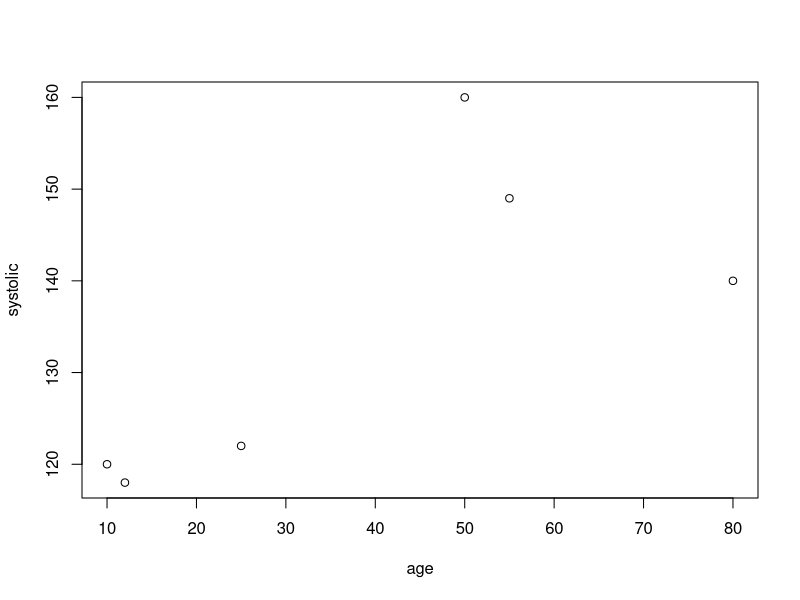
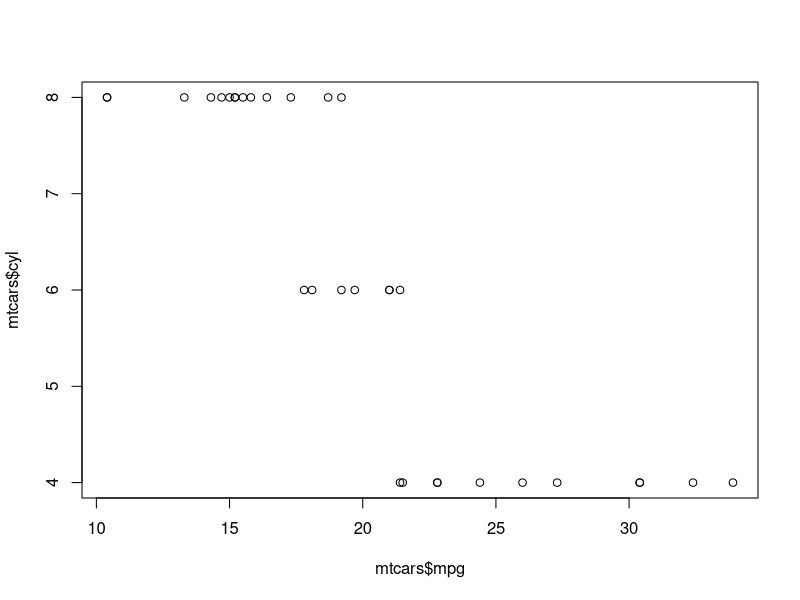
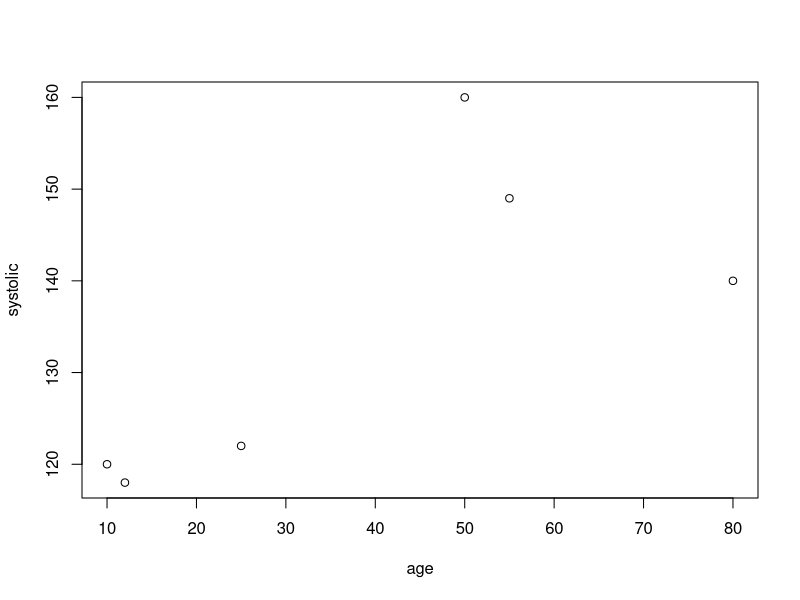

Generate these figures, in order, with R: (Note: this script raises an error after producing the figures.)
###################################################################	
### <October 4 2020> Min Lu
###
###  
###
###################################################################	
### 
### Topic 1 
### R section for BST 625
### Statistical Computing
### Fall 2020
### ------------------------------------------------------------
###  Min Lu, PhD                     m.lu6@umiami.edu
###                                  phone: 305-243-5473
###  Research Assistant Professor, Division of Biostatistics           
###  Clinical Research Building
###  1120 NW 14th Street, Room 1059
###  University of Miami, Miami FL 33136
###
###  -------------------------------------------------------------
###  THIS PROGRAM SHOULD NOT BE COPIED, USED, MODIFIED, OR 
###  DISSEMINATED IN ANY WAY WITHOUT SPECIFIC WRITTEN PERMISSION 
###  FROM THE AUTHOR.
###
###################################################################

x <- 63
########## R1_Intro.ppt Slides 1 to 6 ## familiar with R studio
age <- c(10, 12, 25, 50, 55, 80)       # initialize a vector
systolic <- c(120, 118, 122, 160, 149, 140)


plot(age, systolic) # make a plot


pdf("example.pdf", width = 5, height = 5)
plot(age, systolic)
dev.off()

########## R1_Intro.ppt Slides 7 to 12 ## environment

plot(mtcars$mpg, mtcars$cyl)

x <- 1
ls()    # print objects in your Global Environment
e <- new.env()  # create new environment e
e$a <- FALSE
e$b <- "a"
e$c <- 2.3
e$d <- 1:3
rm(e)  # remove environment e  
rm(x)  # remove object x from global environment

search() # display all enviornments in your RAM

ls("package:stats")  # print objects in package "stats"

install.packages("xfun")  # install a package
library("xfun")           # load a package
require("xfun")           # load a package


########## R1_Intro.ppt Slides 13 to 22 ## function usage                             

age <- c(10, 12, 25, 50, 55, 80)
mean(age) # calculate the average/mean
mean(x = age, trim = 0.2, na.rm = TRUE) # trimmed mean

mean(c(12, 25, 50, 55))

mean(age, 0.2, TRUE)  # the same as mean(x = age, trim = 0.2, na.rm = TRUE)
mean(age, 0.2)        # the same as mean(x = age, trim = 0.2, na.rm = FALSE)

########## R1_Intro.ppt Slides 23 to 25 ## initialize a vector 

lgl_var <- c(TRUE, FALSE) # logical
int_var <- c(1L, 6L, 10L) # integer
dbl_var <- c(1, 2.5, 4.5) # double
chr_var <- c("these are", "some strings") # "character"

typeof(lgl_var) 

typeof(int_var) 

typeof(dbl_var) 

typeof(chr_var) 

########## R1_Intro.ppt Slides 26 to 28 ##  a vector
names <- c("Raymond", "Lori", "Mary", "Andrew")
heightInInches <- c(67, 62, 60.01, 68)
isFemale <- c(FALSE, TRUE, TRUE, FALSE) 

baliseList <- list(names, heightInInches, isFemale) ## initialize a list
baliseList

## initialize a named list
baliseNamedList <- list(names = names, height = heightInInches, isFemale = isFemale)

print(baliseNamedList)

baliseNamedList$names

########## R1_Intro.ppt Slides 28 to 32 ## Looking at Big/Complicated Lists
balises <- baliseList
balises
print(balises)
(balises <- baliseList)
str(balises)
########## R1_Intro.ppt Slide 32 ## Looking at An Object
age <- c(10, 12, 25, 50, 55, 80)
systolic <- c(120, 118, 122, 160, 149, 140)
theModel <- lm(systolic~age)
str(theModel)

summary(theModel)



################## R1_RMarkdown.ppt slides 9
################## R style guide

## comments are retained; a comment block will be
## reflowed if it contains long comments;
#' roxygen comments will not be wrapped in any case
1 + 1

if (TRUE) {
  x = 1  # inline comments
} else {
  x = 2
  print("Oh no... ask the right bracket to go away!")
}
1 * 3  # one space before this comment will become two!
2 + 2 + 2  # only 'single quotes' are allowed in comments

lm(y ~ x1 + x2, data = data.frame(y = rnorm(100), x1 = rnorm(100), 
                                  x2 = rnorm(100)))  ### a linear model
1 + 1 + 1 + 1 + 1 + 1 + 1 + 1 + 1 + 1 + 1 + 1 + 1 + 
  1 + 1 + 1 + 1 + 1 + 1 + 1 + 1 + 1 + 1  # comment after a long line
## here is a long long long long long long long long
## long long long long long comment that may be
## wrapped

library(formatR)
tidy_source(width.cutoff = 50) # can set arbitrary width here

################## R1_RMarkdown.ppt slides 10
################################
# bring objects from loaded package to global environment .GlobalEnV
mtcars <- mtcars
x <- mean( unlist( mtcars[1:5,c(5,7,9)] )) 
# calculate the conditional mean of carb, conditioned on mpg>5
x <- mean( mtcars[which(mtcars$mpg>5), ]$carb ) 
age <- c(10, 12, 25, 50, 55, 80) # initialize a vector 
systolic <- c(120, 118, 122, 160, 149, 140) 
# calculate the conditional mean of age, conditioned on systolic > 130
avg_age_sy_g130 <- mean( age[which(systolic > 130)]) 
apply(mtcars, 2, typeof)
